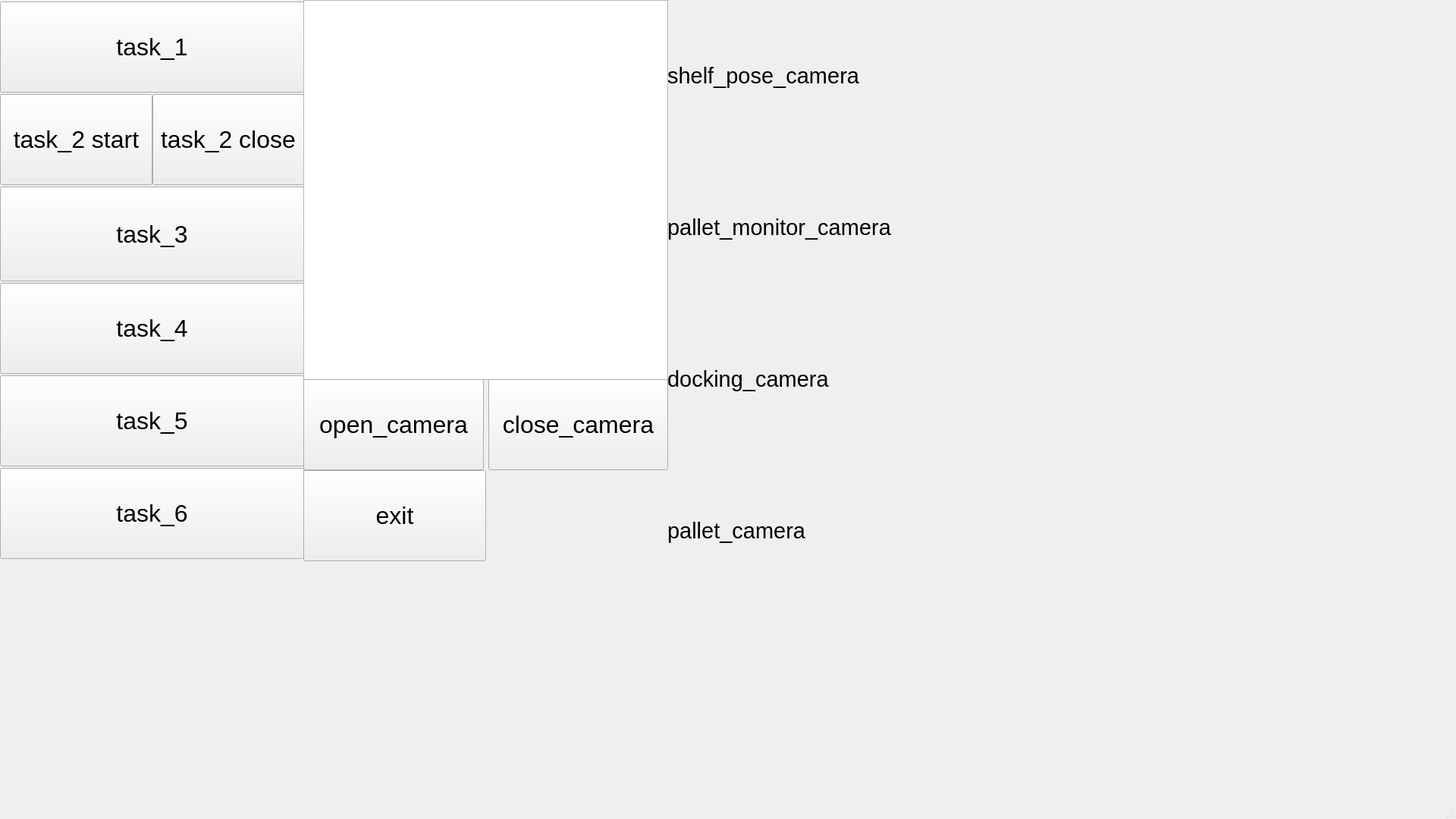
<?xml version="1.0" encoding="UTF-8"?>
<ui version="4.0">
 <class>MainWindow</class>
 <widget class="QMainWindow" name="MainWindow">
  <property name="geometry">
   <rect>
    <x>0</x>
    <y>0</y>
    <width>1920</width>
    <height>1080</height>
   </rect>
  </property>
  <property name="windowTitle">
   <string>MainWindow</string>
  </property>
  <widget class="QWidget" name="centralwidget">
   <widget class="QWidget" name="verticalLayoutWidget">
    <property name="geometry">
     <rect>
      <x>0</x>
      <y>0</y>
      <width>401</width>
      <height>741</height>
     </rect>
    </property>
    <layout class="QVBoxLayout" name="verticalLayout" stretch="100,0,0,0,0,100">
     <property name="spacing">
      <number>0</number>
     </property>
     <property name="sizeConstraint">
      <enum>QLayout::SetDefaultConstraint</enum>
     </property>
     <property name="leftMargin">
      <number>0</number>
     </property>
     <property name="topMargin">
      <number>0</number>
     </property>
     <property name="rightMargin">
      <number>0</number>
     </property>
     <item>
      <widget class="QPushButton" name="task1">
       <property name="enabled">
        <bool>true</bool>
       </property>
       <property name="sizePolicy">
        <sizepolicy hsizetype="Minimum" vsizetype="Fixed">
         <horstretch>0</horstretch>
         <verstretch>0</verstretch>
        </sizepolicy>
       </property>
       <property name="maximumSize">
        <size>
         <width>16777215</width>
         <height>120</height>
        </size>
       </property>
       <property name="font">
        <font>
         <pointsize>24</pointsize>
        </font>
       </property>
       <property name="text">
        <string>task_1</string>
       </property>
      </widget>
     </item>
     <item>
      <layout class="QHBoxLayout" name="horizontalLayout_2">
       <item>
        <widget class="QPushButton" name="task2_open">
         <property name="sizePolicy">
          <sizepolicy hsizetype="Minimum" vsizetype="Fixed">
           <horstretch>0</horstretch>
           <verstretch>0</verstretch>
          </sizepolicy>
         </property>
         <property name="maximumSize">
          <size>
           <width>16777215</width>
           <height>120</height>
          </size>
         </property>
         <property name="font">
          <font>
           <pointsize>24</pointsize>
          </font>
         </property>
         <property name="text">
          <string>task_2 start</string>
         </property>
        </widget>
       </item>
       <item>
        <widget class="QPushButton" name="task2_close">
         <property name="sizePolicy">
          <sizepolicy hsizetype="Minimum" vsizetype="Fixed">
           <horstretch>0</horstretch>
           <verstretch>0</verstretch>
          </sizepolicy>
         </property>
         <property name="maximumSize">
          <size>
           <width>16777215</width>
           <height>120</height>
          </size>
         </property>
         <property name="font">
          <font>
           <pointsize>24</pointsize>
          </font>
         </property>
         <property name="text">
          <string>task_2 close</string>
         </property>
        </widget>
       </item>
      </layout>
     </item>
     <item>
      <widget class="QPushButton" name="task3">
       <property name="sizePolicy">
        <sizepolicy hsizetype="Minimum" vsizetype="Fixed">
         <horstretch>0</horstretch>
         <verstretch>0</verstretch>
        </sizepolicy>
       </property>
       <property name="maximumSize">
        <size>
         <width>16777215</width>
         <height>125</height>
        </size>
       </property>
       <property name="font">
        <font>
         <pointsize>24</pointsize>
        </font>
       </property>
       <property name="text">
        <string>task_3</string>
       </property>
      </widget>
     </item>
     <item>
      <widget class="QPushButton" name="task4">
       <property name="maximumSize">
        <size>
         <width>16777215</width>
         <height>120</height>
        </size>
       </property>
       <property name="font">
        <font>
         <pointsize>24</pointsize>
        </font>
       </property>
       <property name="text">
        <string>task_4</string>
       </property>
      </widget>
     </item>
     <item>
      <widget class="QPushButton" name="task5">
       <property name="maximumSize">
        <size>
         <width>16777215</width>
         <height>120</height>
        </size>
       </property>
       <property name="font">
        <font>
         <pointsize>24</pointsize>
        </font>
       </property>
       <property name="text">
        <string>task_5</string>
       </property>
      </widget>
     </item>
     <item>
      <widget class="QPushButton" name="task6">
       <property name="maximumSize">
        <size>
         <width>16777215</width>
         <height>120</height>
        </size>
       </property>
       <property name="font">
        <font>
         <pointsize>24</pointsize>
        </font>
       </property>
       <property name="text">
        <string>task_6</string>
       </property>
      </widget>
     </item>
    </layout>
   </widget>
   <widget class="QListWidget" name="tasklist">
    <property name="geometry">
     <rect>
      <x>400</x>
      <y>0</y>
      <width>481</width>
      <height>501</height>
     </rect>
    </property>
    <property name="font">
     <font>
      <pointsize>24</pointsize>
     </font>
    </property>
   </widget>
   <widget class="QPushButton" name="exit">
    <property name="geometry">
     <rect>
      <x>400</x>
      <y>620</y>
      <width>241</width>
      <height>120</height>
     </rect>
    </property>
    <property name="maximumSize">
     <size>
      <width>16777215</width>
      <height>120</height>
     </size>
    </property>
    <property name="font">
     <font>
      <pointsize>24</pointsize>
     </font>
    </property>
    <property name="text">
     <string>exit</string>
    </property>
   </widget>
   <widget class="QLabel" name="shelf_pose_camera">
    <property name="geometry">
     <rect>
      <x>880</x>
      <y>0</y>
      <width>300</width>
      <height>200</height>
     </rect>
    </property>
    <property name="font">
     <font>
      <pointsize>22</pointsize>
     </font>
    </property>
    <property name="frameShape">
     <enum>QFrame::NoFrame</enum>
    </property>
    <property name="text">
     <string>shelf_pose_camera</string>
    </property>
   </widget>
   <widget class="QLabel" name="pallet_monitor_camera">
    <property name="geometry">
     <rect>
      <x>880</x>
      <y>200</y>
      <width>300</width>
      <height>200</height>
     </rect>
    </property>
    <property name="font">
     <font>
      <pointsize>22</pointsize>
     </font>
    </property>
    <property name="frameShape">
     <enum>QFrame::NoFrame</enum>
    </property>
    <property name="text">
     <string>pallet_monitor_camera</string>
    </property>
   </widget>
   <widget class="QLabel" name="docking_camera">
    <property name="geometry">
     <rect>
      <x>880</x>
      <y>400</y>
      <width>300</width>
      <height>200</height>
     </rect>
    </property>
    <property name="font">
     <font>
      <pointsize>22</pointsize>
     </font>
    </property>
    <property name="frameShape">
     <enum>QFrame::NoFrame</enum>
    </property>
    <property name="text">
     <string>docking_camera</string>
    </property>
   </widget>
   <widget class="QLabel" name="pallet_camera">
    <property name="geometry">
     <rect>
      <x>880</x>
      <y>600</y>
      <width>300</width>
      <height>200</height>
     </rect>
    </property>
    <property name="font">
     <font>
      <pointsize>22</pointsize>
     </font>
    </property>
    <property name="frameShape">
     <enum>QFrame::NoFrame</enum>
    </property>
    <property name="text">
     <string>pallet_camera</string>
    </property>
   </widget>
   <widget class="QWidget" name="horizontalLayoutWidget_2">
    <property name="geometry">
     <rect>
      <x>400</x>
      <y>500</y>
      <width>481</width>
      <height>121</height>
     </rect>
    </property>
    <layout class="QHBoxLayout" name="horizontalLayout_4">
     <item>
      <widget class="QPushButton" name="open_camera">
       <property name="maximumSize">
        <size>
         <width>16777215</width>
         <height>120</height>
        </size>
       </property>
       <property name="font">
        <font>
         <pointsize>24</pointsize>
        </font>
       </property>
       <property name="text">
        <string>open_camera</string>
       </property>
      </widget>
     </item>
     <item>
      <widget class="QPushButton" name="open_camera_2">
       <property name="maximumSize">
        <size>
         <width>16777215</width>
         <height>120</height>
        </size>
       </property>
       <property name="font">
        <font>
         <pointsize>24</pointsize>
        </font>
       </property>
       <property name="text">
        <string>close_camera</string>
       </property>
      </widget>
     </item>
    </layout>
   </widget>
  </widget>
  <widget class="QMenuBar" name="menubar">
   <property name="geometry">
    <rect>
     <x>0</x>
     <y>0</y>
     <width>1920</width>
     <height>26</height>
    </rect>
   </property>
  </widget>
  <widget class="QStatusBar" name="statusbar"/>
 </widget>
 <resources/>
 <connections/>
</ui>
